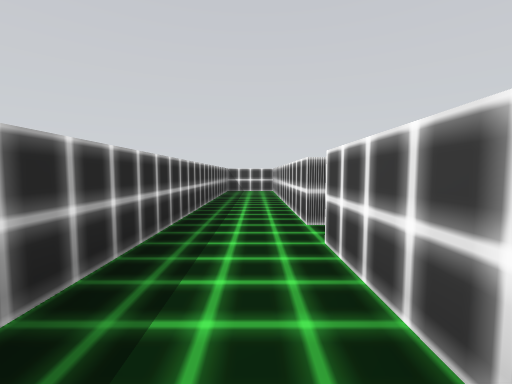
[1] (above)

24 first-person views from a walk through a scene from a Unity 3-D project. The camera is 1.5 m above the floor, tilts 4° down and sees 90° across. The floor is counted in squares, 2 m on a side. Each view is taken from the middle of a square. On the plan, view 1 faces up. The plan holds only what a view shows up to about 9 squares ahead; the rest is blank. The place goes on beyond the plan.

[2]
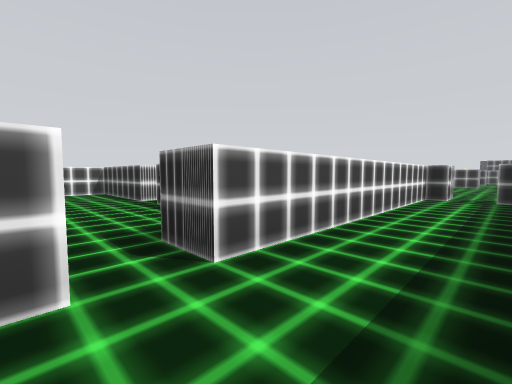

[3]
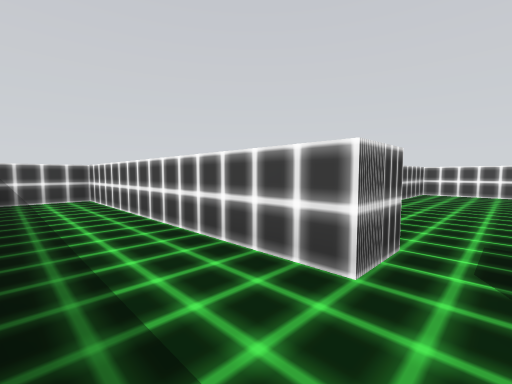

[4]
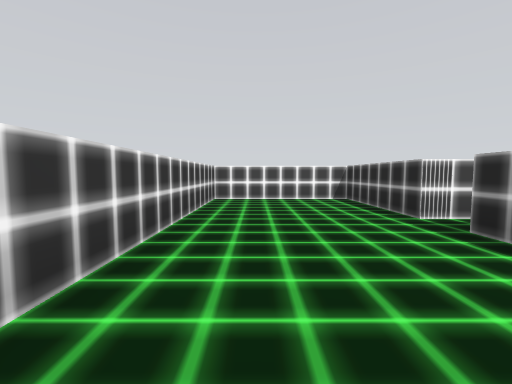

[5]
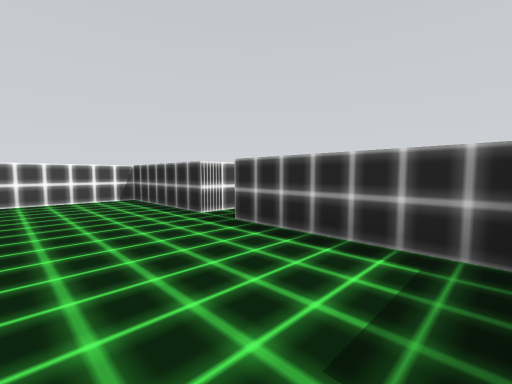

[6]
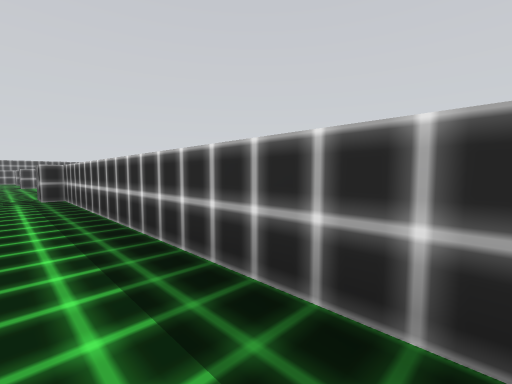

[7]
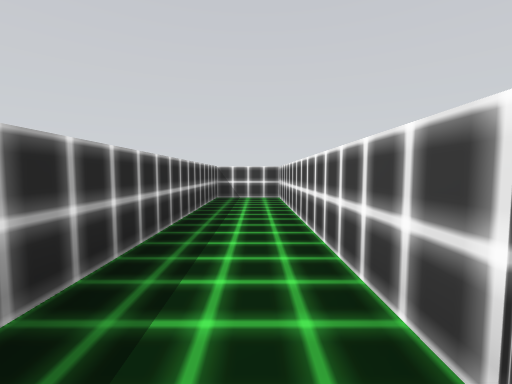

[8]
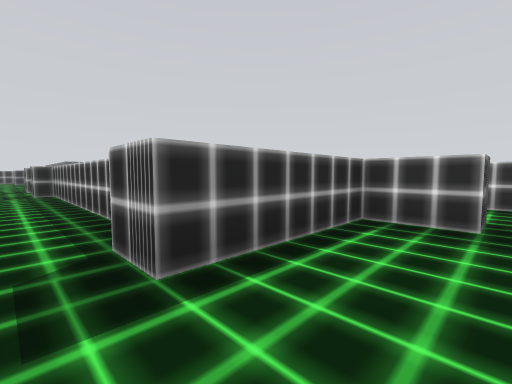

[9]
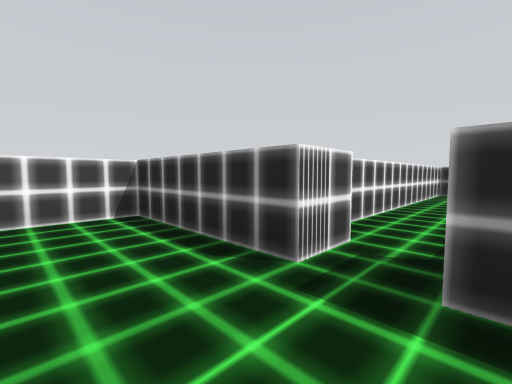

[10]
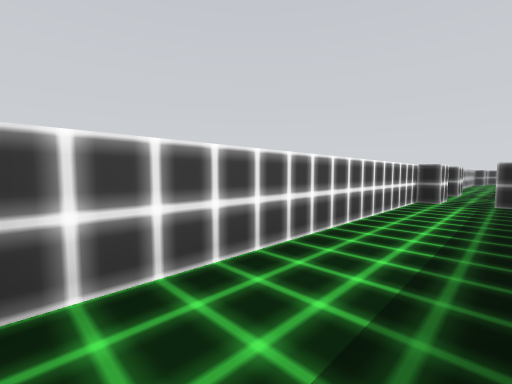

[11]
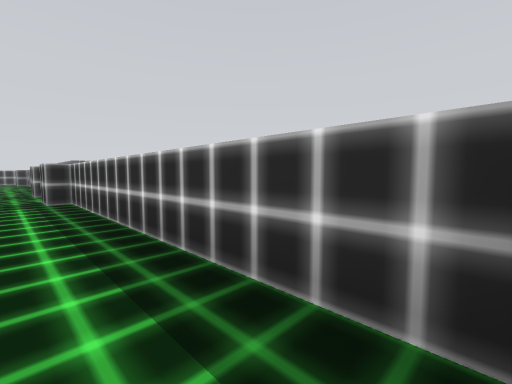

[12]
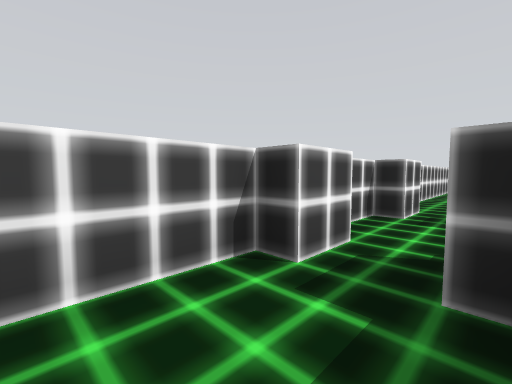

[13]
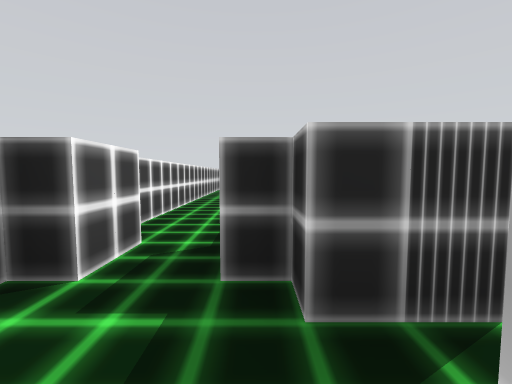

[14]
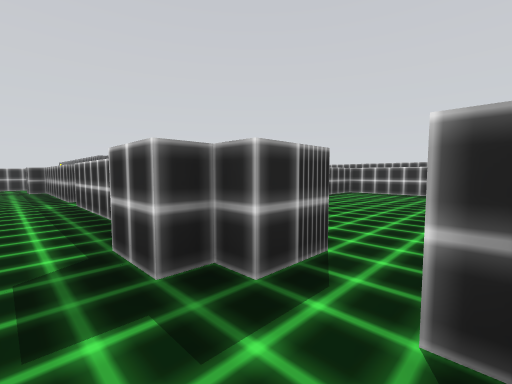

[15]
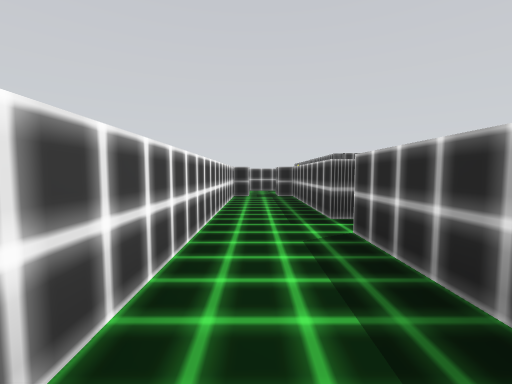

[16]
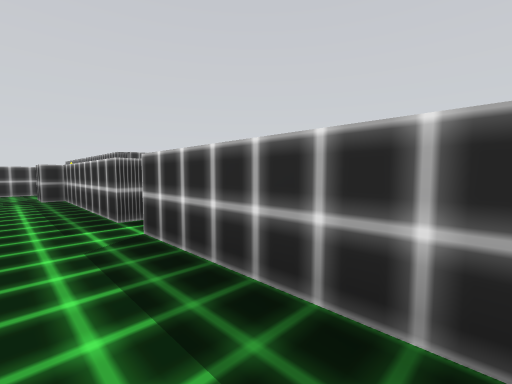

[17]
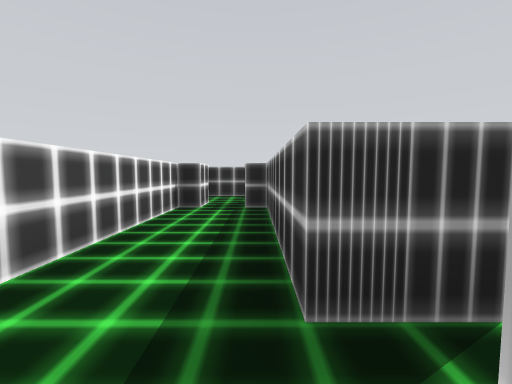

[18]
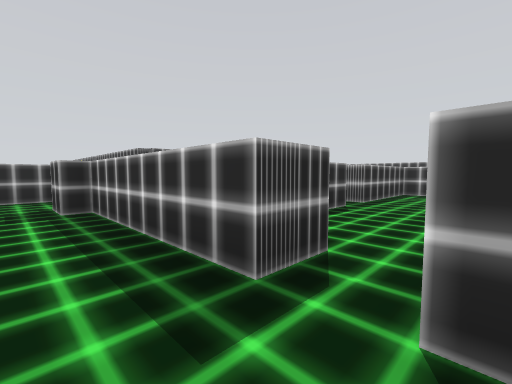

[19]
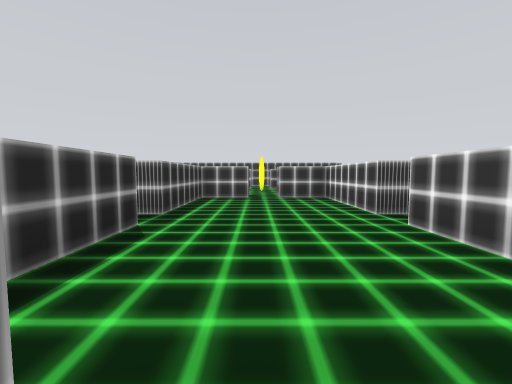

[20]
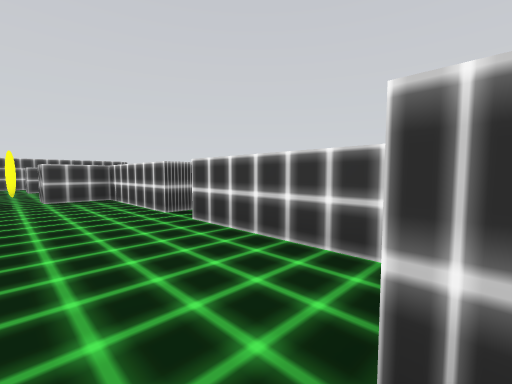

[21]
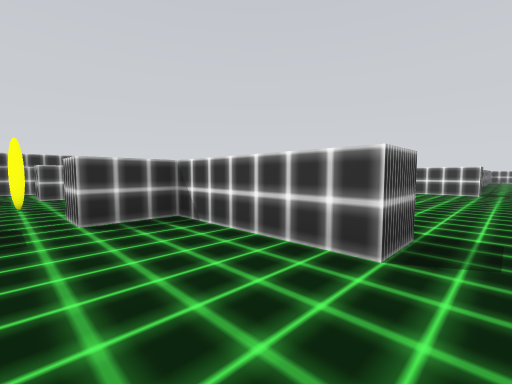

[22]
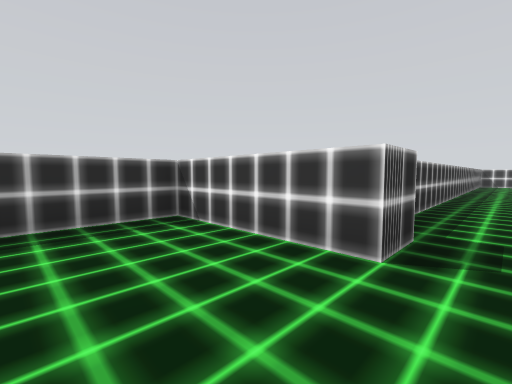

[23]
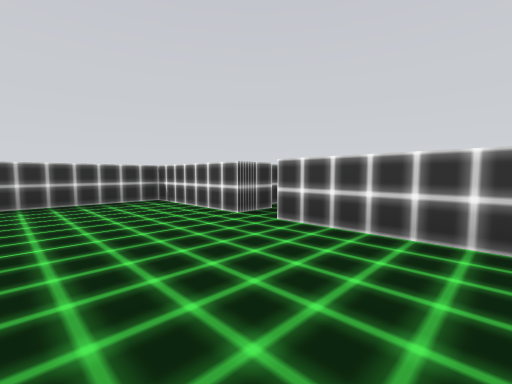

[24]
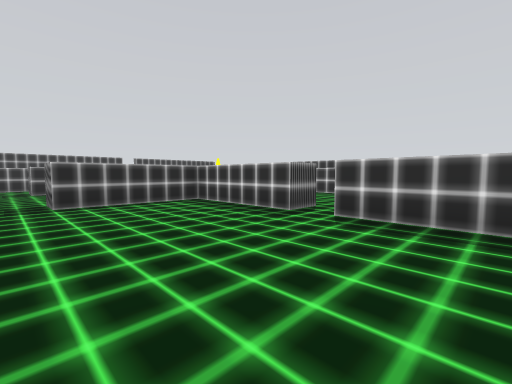

### Floor plan
Ten units are one square. View 1 is at (0, 0); x grows to the right and y downward. Boxes are objects, and circles mark ways between rooms. Rooms are numbered by the first view taken in them; rooms with no view inside come last. Other rooms are left out.
<svg viewBox="-59 -110 161 343">
<path fill="none" stroke="#000" d="M8 -37 8 -105M-12 -105 -12 48 -7 48 -7 57M2 57 2 48 8 48 8 -27M62 -1 62 -12 97 -12 97 -52 31 -52M19 -37 8 -37M8 -27 17 -27 17 -12 52 -12 52 -2M47 -1 47 78 52 78 52 88M62 89 62 78 67 78 67 -1M36 102 47 102 47 107 52 107 52 118M62 118 62 107 67 107 67 98M36 172 47 172 47 217 52 217 52 228M47 129 47 162M62 228 62 217 67 217 67 128M1 187 22 187M-42 171 -42 187 -7 187 -7 192M-7 137 -7 147 -42 147 -42 162 -53 162M34 147 2 147M-7 57 -42 57 -42 92M-54 102 -42 102 -42 137 -7 137M31 57 2 57"/>
<circle cx="10" cy="-30" r="3" fill="#2a7"/>
<circle cx="0" cy="50" r="3" fill="#2a7"/>
<circle cx="60" cy="-10" r="3" fill="#2a7"/>
<circle cx="60" cy="80" r="3" fill="#2a7"/>
<circle cx="60" cy="110" r="3" fill="#2a7"/>
<circle cx="40" cy="100" r="3" fill="#2a7"/>
<circle cx="40" cy="170" r="3" fill="#2a7"/>
<circle cx="0" cy="140" r="3" fill="#2a7"/>
<text x="0" y="-30">1</text>
<text x="50" y="-30">2</text>
<text x="60" y="40">3</text>
<text x="50" y="100">4</text>
<text x="50" y="170">5</text>
<text x="-10" y="170">6</text>
<text x="-10" y="100">7</text>
</svg>
Room 1 opens to room 2. Room 1 opens to room 7. Room 2 opens to room 3. Room 3 opens to room 4. Room 4 opens to room 5. Room 4 opens to room 7. Room 5 opens to room 6. Room 6 opens to room 7.

Where each view was taken, in squares from view 1:
view 1: 0 up, 0 right, facing up
view 2: 4 up, 1 left, facing down-right
view 3: 3 up, 1 left, facing up-right
view 4: 4 up, 2 right, facing right
view 5: 4 up, 2 right, facing down-right
view 6: 4 up, 0 right, facing down-left
view 7: 3 up, 0 right, facing up
view 8: 3 up, 6 right, facing down-left
view 9: 3 up, 5 right, facing down-right
view 10: 0 up, 5 right, facing down-right
view 11: 0 up, 6 right, facing down-left
view 12: 6 down, 5 right, facing down-right
view 13: 9 down, 5 right, facing down
view 14: 9 down, 6 right, facing down-left
view 15: 13 down, 6 right, facing down
view 16: 13 down, 6 right, facing down-left
view 17: 16 down, 5 right, facing down
view 18: 16 down, 6 right, facing down-left
view 19: 17 down, 4 right, facing left
view 20: 17 down, 4 right, facing up-left
view 21: 17 down, 0 right, facing up-left
view 22: 8 down, 0 right, facing up-left
view 23: 9 down, 3 right, facing up-left
view 24: 7 down, 0 right, facing down-left
